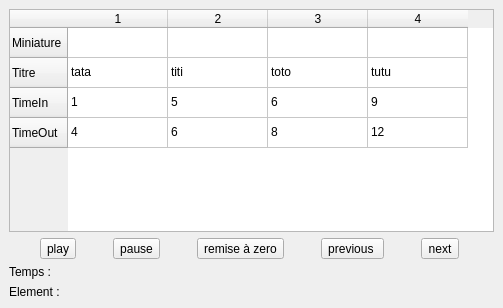
<?xml version="1.0" encoding="UTF-8"?>
<ui version="4.0">
 <class>TimeSheet</class>
 <widget class="QDockWidget" name="TimeSheet">
  <property name="geometry">
   <rect>
    <x>0</x>
    <y>0</y>
    <width>503</width>
    <height>308</height>
   </rect>
  </property>
  <property name="windowTitle">
   <string>DockWidget</string>
  </property>
  <widget class="QWidget" name="Timesheet">
   <layout class="QHBoxLayout" name="horizontalLayout_4">
    <item>
     <layout class="QVBoxLayout" name="verticalLayout">
      <item>
       <widget class="QTableWidget" name="maTable">
        <row>
         <property name="text">
          <string>Miniature</string>
         </property>
        </row>
        <row>
         <property name="text">
          <string>Titre</string>
         </property>
        </row>
        <row>
         <property name="text">
          <string>TimeIn</string>
         </property>
        </row>
        <row>
         <property name="text">
          <string>TimeOut</string>
         </property>
        </row>
        <column>
         <property name="text">
          <string>1</string>
         </property>
        </column>
        <column>
         <property name="text">
          <string>2</string>
         </property>
        </column>
        <column>
         <property name="text">
          <string>3</string>
         </property>
        </column>
        <column>
         <property name="text">
          <string>4</string>
         </property>
        </column>
        <item row="0" column="0">
         <property name="text">
          <string/>
         </property>
        </item>
        <item row="0" column="1">
         <property name="text">
          <string/>
         </property>
        </item>
        <item row="0" column="2">
         <property name="text">
          <string/>
         </property>
        </item>
        <item row="1" column="0">
         <property name="text">
          <string>tata</string>
         </property>
        </item>
        <item row="1" column="1">
         <property name="text">
          <string>titi</string>
         </property>
        </item>
        <item row="1" column="2">
         <property name="text">
          <string>toto</string>
         </property>
        </item>
        <item row="1" column="3">
         <property name="text">
          <string>tutu</string>
         </property>
        </item>
        <item row="2" column="0">
         <property name="text">
          <string>1</string>
         </property>
        </item>
        <item row="2" column="1">
         <property name="text">
          <string>5</string>
         </property>
        </item>
        <item row="2" column="2">
         <property name="text">
          <string>6</string>
         </property>
        </item>
        <item row="2" column="3">
         <property name="text">
          <string>9</string>
         </property>
        </item>
        <item row="3" column="0">
         <property name="text">
          <string>4</string>
         </property>
        </item>
        <item row="3" column="1">
         <property name="text">
          <string>6</string>
         </property>
        </item>
        <item row="3" column="2">
         <property name="text">
          <string>8</string>
         </property>
        </item>
        <item row="3" column="3">
         <property name="text">
          <string>12</string>
         </property>
        </item>
       </widget>
      </item>
      <item>
       <layout class="QHBoxLayout" name="horizontalLayout">
        <item>
         <widget class="QToolButton" name="playButton">
          <property name="text">
           <string>play</string>
          </property>
         </widget>
        </item>
        <item>
         <widget class="QToolButton" name="pauseButton">
          <property name="text">
           <string>pause</string>
          </property>
         </widget>
        </item>
        <item>
         <widget class="QToolButton" name="zeroButton">
          <property name="text">
           <string>remise à zero</string>
          </property>
         </widget>
        </item>
        <item>
         <widget class="QToolButton" name="previousButton">
          <property name="text">
           <string>previous </string>
          </property>
         </widget>
        </item>
        <item>
         <widget class="QToolButton" name="nextButton">
          <property name="text">
           <string>next</string>
          </property>
         </widget>
        </item>
       </layout>
      </item>
      <item>
       <layout class="QVBoxLayout" name="verticalLayout_2">
        <item>
         <layout class="QHBoxLayout" name="horizontalLayout_2">
          <item>
           <widget class="QLabel" name="labelTemps">
            <property name="text">
             <string>Temps :</string>
            </property>
           </widget>
          </item>
          <item>
           <widget class="QLabel" name="temps">
            <property name="text">
             <string/>
            </property>
           </widget>
          </item>
         </layout>
        </item>
        <item>
         <layout class="QHBoxLayout" name="horizontalLayout_3">
          <item>
           <widget class="QLabel" name="labelElement">
            <property name="text">
             <string>Element : </string>
            </property>
           </widget>
          </item>
          <item>
           <widget class="QLabel" name="element">
            <property name="text">
             <string/>
            </property>
           </widget>
          </item>
         </layout>
        </item>
       </layout>
      </item>
     </layout>
    </item>
   </layout>
  </widget>
 </widget>
 <resources/>
 <connections/>
</ui>
